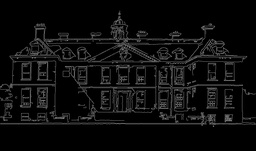
#> input picture assets/canny_target.jpg, 256 x 151 px, shrunk from 1280 x 757 before the run, given in place of moon.png, which was not available
$ python main.py
#> lines starting #> are read from the running program, lines starting #| are printed output that depends on the picture; long printed decimals are rounded; pictures that were not available may be replaced by others from this repository, and a replacement may not be noted
### filters_and_convolution.py
import numpy as np
import matplotlib.pyplot as plt
import pandas as pd
from skimage import io, img_as_ubyte,img_as_float, exposure,filters,feature
from scipy import signal, spatial
import sys

def Filters():
    #print("imported filters")

    def read_image(filename):
        '''input- filename
        output - read grayscale image
        reads images and return images in ubyte form'''
        image = io.imread(filename, as_gray=True)
        img = img_as_ubyte(image)
        return img


    def filtering(img,kernel,J):
        '''input- image and kernel
        output- resultant image
        convolves 1-D and 2-D kernel over the image to calculate the resluting image'''
        H,W = img.shape
        if len(kernel.shape) == 1:
            w=kernel.shape[0]//2

            J=np.zeros_like(img,dtype=np.float64)

            temp = np.zeros_like(img, dtype=np.float64)
            for i in range(H):
                for j in range(w,W-w):
                    for k in range(-w,w+1):
                        #print(f"i={i}, j={j},k={k}")
                        temp[i,j] += img[i,j +k] *kernel[k+w]

            for i in range(w,H-w):
                for j in range(W):
                    for k in range(-w,w+ 1):
                        #print(f"i={i}, j={j},k={k}")
                        J[i,j]+=temp[i+k,j]*kernel[k+w]

        else:
            h= kernel.shape[0]//2
            w= kernel.shape[1]//2

            for i in range(h, H-h-1):
                for j in range(w, W-w-1):
                    for k in range(-h,h+1):
                        for l in range(-w,w+1):
                            #print(f"i={i}, j={j},k={k},l={l}")
                            J[i,j] += img[i+k,j+l]*kernel[k+h,l+w]
        return J

    def SSD(gaussian,b_part):
        '''input- gaussain and sobel
            output- sum of squared means
            calculates SSD - sum of sqaured means between two normalized images'''
        gaussian = gaussian.astype(np.float64) /np.max(gaussian)
        b_part = b_part.astype(np.float64) / np.max(b_part)

        #print(np.max(gaussian))
        #print(np.max(b_part))

        ssd = np.sum((gaussian.astype(np.float64) - b_part.astype(np.float64)) ** 2)
        ssd = ssd/2048
        return ssd

    def print_images(g_img,laplacian,gaussian, b_part , Q3, Q4):
        '''input - original image, laplacian filter, gaussian filter, sobel filter, sample filters
            output- None
            displays the filters'''

        plt.figure(figsize=(10, 12))
        images = [
            (g_img, 'Original Image'),
            (laplacian, 'Laplacian Filter'),
            (g_img, 'Original Image'),
            (gaussian, 'Gaussian Filter'),
            (g_img,'original'),
            (b_part, '2b'),
            (g_img, 'Original Image'),
            (Q3, 'Q3 Filtered Image'),
            (g_img, 'Original Image'),
            (Q4, 'Q4 Filtered Image')
        ]

        for i, (img, title) in enumerate(images, start=1):
            plt.subplot(5, 2, i)
            plt.imshow(img, cmap='gray')
            plt.title(title)

        plt.tight_layout()
        plt.show()

    def print_56(g_img, laplacian_applied, gaussian_applied):
        '''input - original image, laplacian image, gaussian iamage
            output - None
            printing the images after applying the filters to the original image '''
        plt.figure(figsize=(10,5))
        plt.subplot(1, 3, 1), plt.imshow(g_img, cmap='gray')
        plt.subplot(1, 3, 2), plt.imshow(laplacian_applied, cmap='gray')
        plt.subplot(1, 3, 3), plt.imshow(gaussian_applied, cmap='gray')
        plt.tight_layout()
        plt.show()


    g_img = read_image("assets/moon.png")
#> in read_image, image is the input picture: shape (151, 256) float64; min 0, max 0.494, mean 0.0506
    #plt.imshow(g_img,cmap='gray')
    #plt.show()
    g_img_padded = np.pad(g_img, 1, mode = "constant")
    #print(g_img_padded.shape)
    output_template = np.zeros(g_img.shape)

    ################################################################# laplacian #####################################################
    laplacian_output = np.copy(output_template)
    laplacian_filter = np.array([[0,-1,0],
                                 [-1,4,-1],
                                 [0,-1,0]])

    laplacian = filtering(g_img_padded,laplacian_filter,laplacian_output)
    #plt.imshow(laplacian,cmap='gray')
    #plt.show()
    #print(laplacian_filter)
    ################################################################# Gaussian #####################################################

    gaussian_filter = (1/273)*np.array([[1,  4,   7,   4,  1],
                                        [4, 16, 26, 16, 4],
                                        [7, 26, 41, 26, 7],
                                        [4, 16, 26, 16, 4],
                                        [1,   4,   7,   4, 1]]).astype(np.float64)
    gaussian_output = np.copy(output_template)
    gaussian = filtering( g_img_padded, gaussian_filter , gaussian_output)
    #plt.imshow(gaussian ,cmap='gray')
    #plt.show()

    ################################################################# seperabel 1-D filter  #####################################################

    b_filter = (1/17)*np.array([1,  4,   7,   4,  1]).astype(np.float64)
    b_output= np.copy(output_template)

    b_part = filtering( g_img_padded, b_filter , b_output)
    b_part = b_part[1:-1,1:-1]

    #print(np.maximum(b_part,axis=1))
    print(b_part.shape)
    #plt.imshow(b_part ,cmap='gray')
    #plt.show()

    ################################################################# test kernel #####################################################

    q3_filter = np.array([[0,0,0,0,0],
                        [0,1,0,1,0],
                        [0,0,0,1,0]])
    q3_output = np.copy(output_template)
    q3 = filtering( g_img_padded, q3_filter , q3_output)
    #plt.imshow(q3 ,cmap='gray')
    #plt.show()

    ################################################################# test kernel 2 #####################################################
    q4_filter = np.array([[0,0,0],
                            [6,0,6],
                            [0,0,0]])
    q4_output = np.copy(output_template)
    q4 = filtering( g_img_padded, q4_filter , q4_output)
    #plt.imshow(q4 ,cmap='gray')
    #plt.show()


    ################################################################# SSD calculation #####################################################
    ssd=SSD(gaussian, b_part)
    print(f"SSD = {ssd}")


    ################################################################# Applying laplacian filter #####################################################
    laplacian_applied = np.maximum(g_img + laplacian,0)
    ################################################################# Applying the gaussian filter #####################################################
    gaussian_applied = np.maximum(laplacian_applied +  gaussian,0)

    ################################################################# Print results  #####################################################
    print_images(g_img,laplacian,gaussian,b_part , q3, q4)

    print_56(g_img, laplacian_applied, gaussian_applied)

### noise_removal.py
import numpy as np
import matplotlib.pyplot as plt
import pandas as pd
from skimage import io, img_as_ubyte,img_as_float, exposure,filters,feature
from scipy import signal, spatial

def noise_removal():
    '''This function loads the original noisy image and compares convolution of 2 filters - median and gaussian'''
    def print_images(original, median, gaussian):
        plt.figure(figsize=(10,5))
        plt.subplot(1, 3, 1), plt.imshow(original, cmap='gray'), plt.title("original")
        plt.subplot(1, 3, 2), plt.imshow(median , cmap='gray'), plt.title("medain ")
        plt.subplot(1, 3, 3), plt.imshow(gaussian , cmap='gray'), plt.title("gaussian")
        plt.tight_layout()
        plt.show()


    def load_image(filename):

        image = io.imread(filename ,as_gray= True)
        img = img_as_ubyte(image)
        return img


    def median_filter(img):
        return filters.median(img)

    def gaussian_filter(img):
        return filters.gaussian(img)

    img= load_image("assets/noisy.jpg")
    #io.imshow(img)

    median = median_filter(img)
    gaussian = gaussian_filter(img)

    print_images(img, median, gaussian)

    print(" As we know the salt and pepper noise in an image are nothing else but outliers, hence median filter is a better choice as median is not sensitive to outliers as opposed to gaussian which takes the average ")

### inpainting.py
import numpy as np
import matplotlib.pyplot as plt
import pandas as pd
from skimage import io, img_as_ubyte,img_as_float, exposure,filters,feature
from scipy import signal, spatial
import sys

def inpainting():
    # [6 lines left out: function print_images, not called in this run]

    def read_image(filename):
        image = io.imread(filename, as_gray=True)
        img = img_as_float(image)
        return img


    # [8 lines left out: function inpainting, not called in this run]


    mask = read_image("assets/damage_mask.png")
    damaged = read_image("assets/damage_cameraman.png")

    fixed = inpainting(damaged,mask)

    print_images(damaged, fixed)

### main.py
import numpy as np
import matplotlib.pyplot as plt
import pandas as pd
from skimage import io, img_as_ubyte,img_as_float, exposure,filters,feature
from scipy import signal, spatial
import sys
from filters_and_convolution import Filters
from noise_removal import noise_removal
from inpainting import inpainting
from gradient import Gradient
from canny import Canny


def main():
    Filters()
#> after the loop in filtering, `for i in range(h, H-h-1):`:
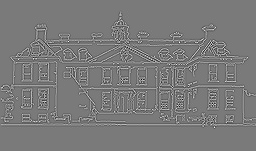
#> J: shape (151, 256) float64; min -329, max 356, mean 0; drawn with min black and max white
#> after the loop in filtering (call 3), `for i in range(H):`:
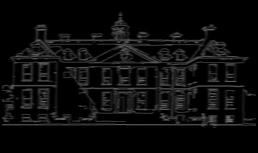
#> temp: shape (153, 258) float64; min 0, max 114.4, mean 12.6
#> in Filters, `b_part = b_part[1:-1,1:-1]`:
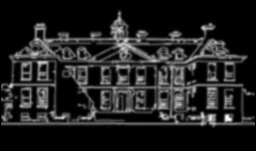
#> b_part: shape (151, 256) float64; min 0, max 95.48, mean 12.9; drawn with min black and max white
#| (151, 256)
#> after the loop in filtering (call 4), `for i in range(h, H-h-1):`:
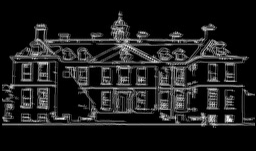
#> J: shape (151, 256) float64; min 0, max 334, mean 38.6; drawn with min black and max white
#> after the loop in filtering (call 5), `for i in range(h, H-h-1):`:
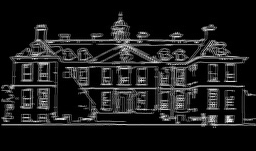
#> J: shape (151, 256) float64; min 0, max 1398, mean 154.6; drawn with min black and max white
#> in SSD, `ssd = np.sum((gaussian.astype(np.float64) - b_part.astype(np.float64))..`: ssd = 284.6
#> in SSD, `ssd = ssd/2048`: ssd = 0.139
#| SSD = 0.139
#> in Filters, `gaussian_applied = np.maximum(laplacian_applied +  gaussian,0)`:
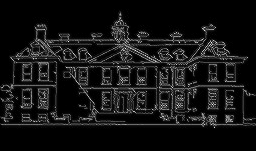
#> gaussian_applied: shape (151, 256) float64; min 0, max 417.5, mean 33.2; drawn with min black and max white
#> the loop in print_images, `for i, (img, title) in enumerate(images, start=1):` made 10 passes
#> title on passes 1 to 10: 'Original Image', 'Laplacian Filter', 'Original Image', 'Gaussian Filter', 'original', '2b', 'Original Image', 'Q3 Filtered Image', 'Original Image', 'Q4 Filtered Image'
    noise_removal()
#> in median_filter, `return filters.median(img)`:
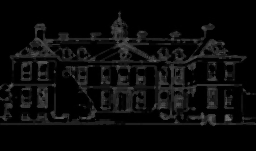
#> returned value: shape (151, 256); min 0, max 113, mean 10.8
    inpainting()
    Gradient()
    Canny()


if __name__=='__main__':
#> (the run stopped early here; a loop or call above may not have finished)
